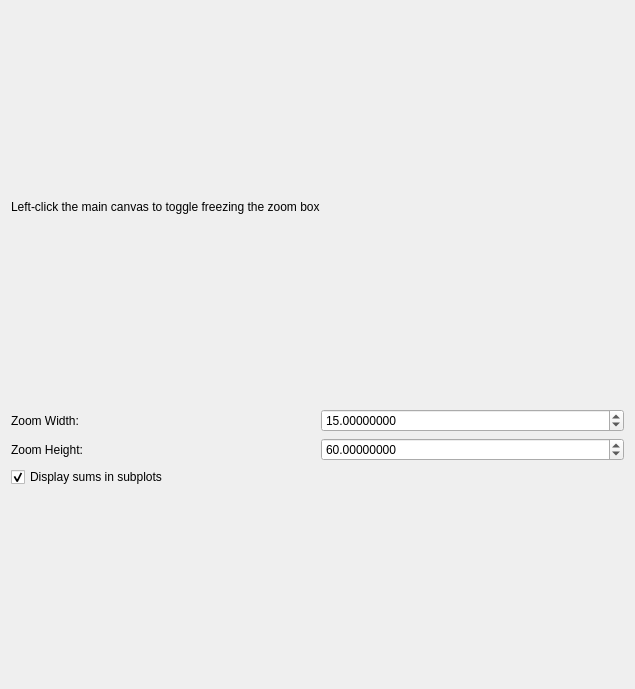
<?xml version="1.0" encoding="UTF-8"?>
<ui version="4.0">
 <class>zoom_canvas_dialog</class>
 <widget class="QDialog" name="zoom_canvas_dialog">
  <property name="geometry">
   <rect>
    <x>0</x>
    <y>0</y>
    <width>635</width>
    <height>689</height>
   </rect>
  </property>
  <property name="windowTitle">
   <string>Zoom Canvas</string>
  </property>
  <layout class="QVBoxLayout" name="verticalLayout_2">
   <item>
    <widget class="QLabel" name="label">
     <property name="sizePolicy">
      <sizepolicy hsizetype="Preferred" vsizetype="Fixed">
       <horstretch>0</horstretch>
       <verstretch>0</verstretch>
      </sizepolicy>
     </property>
     <property name="text">
      <string>Left-click the main canvas to toggle freezing the zoom box</string>
     </property>
    </widget>
   </item>
   <item>
    <layout class="QGridLayout" name="grid_layout">
     <item row="3" column="0">
      <widget class="QLabel" name="zoom_width_label">
       <property name="text">
        <string>Zoom Width:</string>
       </property>
      </widget>
     </item>
     <item row="4" column="1">
      <widget class="ScientificDoubleSpinBox" name="zoom_height">
       <property name="keyboardTracking">
        <bool>false</bool>
       </property>
       <property name="suffix">
        <string/>
       </property>
       <property name="decimals">
        <number>8</number>
       </property>
       <property name="minimum">
        <double>0.000001000000000</double>
       </property>
       <property name="maximum">
        <double>10000.000000000000000</double>
       </property>
       <property name="singleStep">
        <double>0.200000000000000</double>
       </property>
       <property name="value">
        <double>60.000000000000000</double>
       </property>
      </widget>
     </item>
     <item row="4" column="0">
      <widget class="QLabel" name="zoom_height_label">
       <property name="text">
        <string>Zoom Height:</string>
       </property>
      </widget>
     </item>
     <item row="3" column="1">
      <widget class="ScientificDoubleSpinBox" name="zoom_width">
       <property name="keyboardTracking">
        <bool>false</bool>
       </property>
       <property name="suffix">
        <string/>
       </property>
       <property name="decimals">
        <number>8</number>
       </property>
       <property name="minimum">
        <double>0.000001000000000</double>
       </property>
       <property name="maximum">
        <double>10000.000000000000000</double>
       </property>
       <property name="singleStep">
        <double>0.200000000000000</double>
       </property>
       <property name="value">
        <double>15.000000000000000</double>
       </property>
      </widget>
     </item>
     <item row="1" column="0" colspan="2">
      <layout class="QVBoxLayout" name="zoom_canvas_layout"/>
     </item>
     <item row="5" column="0">
      <widget class="QCheckBox" name="display_sums_in_subplots">
       <property name="toolTip">
        <string>If checked, display sums in the subplots. If unchecked, display cursor pixel values instead.</string>
       </property>
       <property name="text">
        <string>Display sums in subplots</string>
       </property>
       <property name="checked">
        <bool>true</bool>
       </property>
      </widget>
     </item>
    </layout>
   </item>
  </layout>
 </widget>
 <customwidgets>
  <customwidget>
   <class>ScientificDoubleSpinBox</class>
   <extends>QDoubleSpinBox</extends>
   <header>scientificspinbox.h</header>
  </customwidget>
 </customwidgets>
 <tabstops>
  <tabstop>zoom_width</tabstop>
  <tabstop>zoom_height</tabstop>
 </tabstops>
 <resources/>
 <connections/>
</ui>
